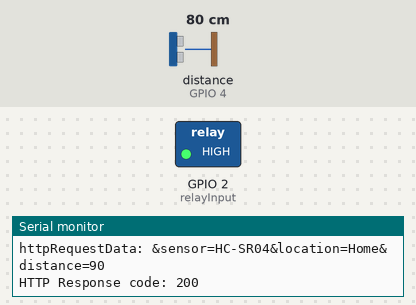
Recording of a sketch running on a simulated ESP8266 (NodeMCU). Shown: switched loads named in the sketch (green lamp = pin HIGH), the last lines printed to the serial monitor. The test bench sets the inputs (shaded band); at power-on: distance to the obstacle (sensor on GPIO 4) 80 cm. The echo pulse lasts 58.3 µs per cm; WiFi joins after 1.5 s; servers stay silent unless stated; uploads are accepted with an empty reply.

Above: at 2.7 s.
2.8 s: distance to the obstacle (sensor on GPIO 4) set to 60 cm
8.6 s: distance to the obstacle (sensor on GPIO 4) set to 52 cm
At 12.4 s:
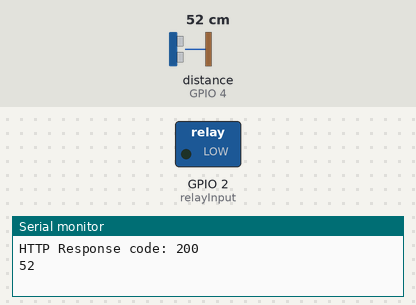
18.4 s: distance to the obstacle (sensor on GPIO 4) set to 35 cm
28.6 s: distance to the obstacle (sensor on GPIO 4) set to 28 cm
34.4 s: distance to the obstacle (sensor on GPIO 4) set to 53 cm
At 43.1 s:
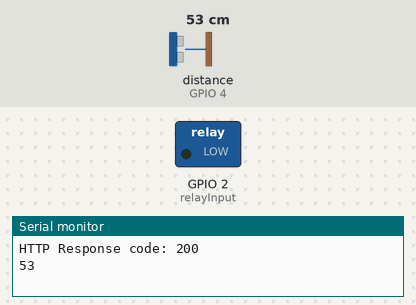
Timing chart, 0 to 44.6 s (numbered marks = the images above; inputs shaded):
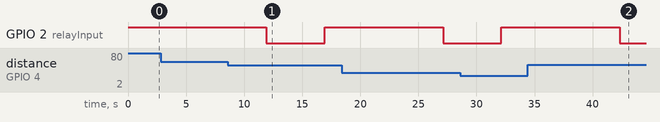

The sketch:

USonicNode.ino
```cpp
//CREATE TABLE SensorData (
//    id INT(6) UNSIGNED AUTO_INCREMENT PRIMARY KEY,
//    sensor VARCHAR(30) NOT NULL,
//    location VARCHAR(30) NOT NULL,
//    distance VARCHAR(10),
//    reading_time TIMESTAMP DEFAULT CURRENT_TIMESTAMP ON UPDATE CURRENT_TIMESTAMP
//)
#include <ESP8266WiFi.h>
#include <ESP8266HTTPClient.h>
#include <WiFiClient.h>
#include <Wire.h>
#include <Ultrasonic.h>
int relayInput = 2; // the input to the relay pin
int LDR=A0;//Set A0(Analog Input) for LDR.
int value=0;
// Instantiate trig and echo pin for ultrasonic sensor
Ultrasonic ultrasonic(5, 4);//Trig Pin  D1 (GPIO 5),//Echo Pin  D2 (GPIO 4)
const char* ssid     = "Abhi";
const char* password = "12345678";
const char* serverName = "http://192.168.33.199/SocietyManagement-main/arduino/post-sensor-data.php";
String sensorName = "HC-SR04";
String sensorLocation = "Home";

void setup() {
  Serial.begin(115200);
  pinMode(relayInput, OUTPUT); // initialize pin as OUTPUT+
  digitalWrite(relayInput, HIGH);
  WiFi.begin(ssid, password);
  Serial.println("Connecting");
  while (WiFi.status() != WL_CONNECTED) {
    delay(500);
    Serial.print(".");
  }
  Serial.println("");
  Serial.print("Connected to WiFi network with IP Address: ");
  Serial.println(WiFi.localIP());
}

void loop() {
  long distance;
  distance = ultrasonic.read();
  Serial.println(distance);
  distance = distance - 6;
  distance = 50 - distance;
  long waterPercentage = 2*distance;
  if(waterPercentage < 0 || waterPercentage > 100) {
    waterPercentage = 90;
  }
  if(waterPercentage < 50) {
    digitalWrite(relayInput, LOW); // turn relay on
    delay(5000);
    digitalWrite(relayInput, HIGH); // turn relay on
    delay(5000);
  } else {
      digitalWrite(relayInput, HIGH);
    }
  Serial.println("Water Level: ");
  Serial.println(waterPercentage);

  if (WiFi.status() == WL_CONNECTED) {
    HTTPClient http;
    http.begin(serverName);

    http.addHeader("Content-Type", "application/x-www-form-urlencoded");

    // Prepare your HTTP POST request data
    String httpRequestData = "&sensor=" + sensorName + "&location=" + sensorLocation + "&distance=" + String(waterPercentage) + "";
    //String httpRequestData = "api_key=theiotprojects&sensor=HC-SR04&location=Home&distance=24.75";
    Serial.print("httpRequestData: ");
    Serial.println(httpRequestData);
    // Send HTTP POST request
    int httpResponseCode = http.POST(httpRequestData);

    if (httpResponseCode > 0) {
      Serial.print("HTTP Response code: ");
      Serial.println(httpResponseCode);
    }
    else {
      Serial.print("Error code: ");
      Serial.println(httpResponseCode);
    }
    // Free resources
    http.end();
  }
  else {
    Serial.println("WiFi Disconnected");
  }
  //Send an HTTP POST request every 20 seconds
  delay(5000);
}
```

Measured:
- the behaviour switches between 57 and 56 cm on distance to the obstacle (sensor on GPIO 4) (found by bisection; images 0 and 1)
- after the input at 8.6 s, GPIO 2 (relayInput): HIGH → LOW after 3.3 s, → HIGH 5.0 s later
- after the input at 34.4 s, GPIO 2 (relayInput): HIGH → LOW after 7.9 s
